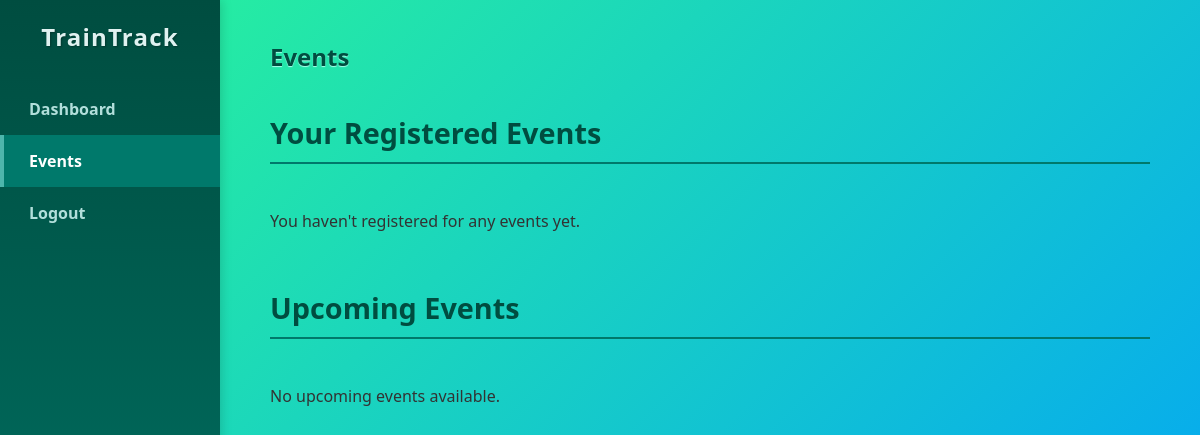
The page /events.php (signed in) on the database as committed earlier.
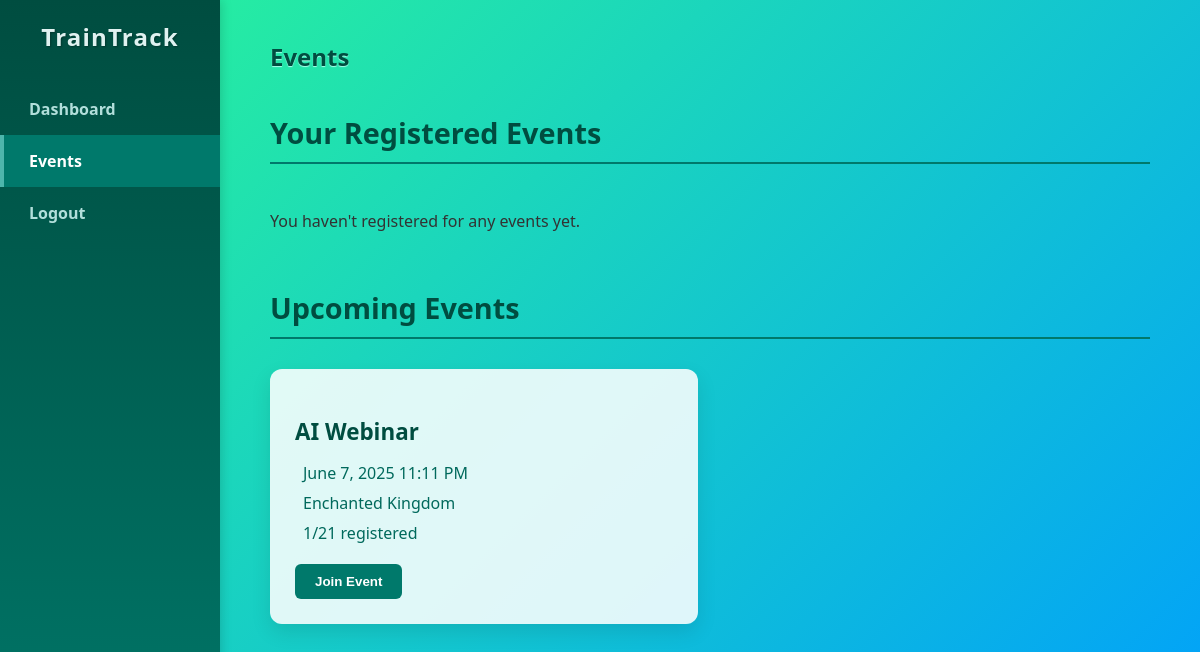
The same page on the database as committed later.
### tables this page shows
CREATE TABLE `events` (
  `id` int(11) NOT NULL,
  `title` varchar(255) NOT NULL,
  `description` text DEFAULT NULL,
  `event_date` datetime NOT NULL,
  `venue` varchar(255) DEFAULT NULL,
  `max_participants` int(11) DEFAULT NULL,
  `created_at` timestamp NOT NULL DEFAULT current_timestamp(),
  `created_by` varchar(50) DEFAULT NULL,
  `status` enum('upcoming','ongoing','completed','cancelled') DEFAULT 'upcoming'
);

### events.php (the view, shortened to what this page needs)
<?php
require 'config.php';
$student_id = $_SESSION['student_id'];
$stmt = $conn->prepare("
    SELECT e.*,
           COUNT(er.id) as registered_count,
           (SELECT COUNT(*) FROM event_registrations WHERE event_id = e.id AND student_id = ?) as is_registered
    FROM events e
    LEFT JOIN event_registrations er ON e.id = er.event_id
    WHERE e.status = 'upcoming'
    GROUP BY e.id
    ORDER BY e.event_date ASC
");
$stmt->bind_param("s", $student_id);
$stmt->execute();
$upcoming_events = $stmt->get_result();
$stmt = $conn->prepare("
    SELECT e.*, er.ticket_number, er.registration_date
    FROM events e
    JOIN event_registrations er ON e.id = er.event_id
    WHERE er.student_id = ?
    ORDER BY e.event_date ASC
");
$stmt->bind_param("s", $student_id);
$stmt->execute();
$registered_events = $stmt->get_result();
?>
<!DOCTYPE html>
<html>
<head>
</head>
<body>
<div class="sidebar">
    <h2>TrainTrack</h2>
    <a href="dashboard.php">Dashboard</a>
    <a href="events.php" class="active">Events</a>
    <a href="logout.php">Logout</a>
</div>
<div class="main-content">
    <h2>Events</h2>
    <h3 class="section-title">Your Registered Events</h3>
    <div class="events-grid">
        <?php if ($registered_events->num_rows > 0): ?>
            <?php while ($event = $registered_events->fetch_assoc()): ?>
                <div class="event-card">
                    <h3 class="event-title"><?= htmlspecialchars($event['title']) ?></h3>
                    <div class="event-details">
                        <p><i class="fas fa-calendar"></i> <?= date('F j, Y g:i A', strtotime($event['event_date'])) ?></p>
                        <p><i class="fas fa-map-marker-alt"></i> <?= htmlspecialchars($event['venue']) ?></p>
                        <p><i class="fas fa-ticket-alt"></i> Ticket: <?= htmlspecialchars($event['ticket_number']) ?></p>
                    </div>
                    <div class="event-actions">
                        <a href="generate_ticket.php?event_id=<?= $event['id'] ?>" class="btn btn-secondary">Download Ticket</a>
                    </div>
                </div>
            <?php endwhile; ?>
        <?php else: ?>
            <p>You haven't registered for any events yet.</p>
        <?php endif; ?>
    </div>
    <h3 class="section-title">Upcoming Events</h3>
    <div class="events-grid">
        <?php if ($upcoming_events->num_rows > 0): ?>
            <?php while ($event = $upcoming_events->fetch_assoc()): ?>
                <div class="event-card">
                    <h3 class="event-title"><?= htmlspecialchars($event['title']) ?></h3>
                    <div class="event-details">
                        <p><i class="fas fa-calendar"></i> <?= date('F j, Y g:i A', strtotime($event['event_date'])) ?></p>
                        <p><i class="fas fa-map-marker-alt"></i> <?= htmlspecialchars($event['venue']) ?></p>
                        <p><i class="fas fa-users"></i> <?= $event['registered_count'] ?>/<?= $event['max_participants'] ?> registered</p>
                    </div>
                    <div class="event-actions">
                        <?php if ($event['is_registered']): ?>
                            <button class="btn btn-secondary" disabled>Already Registered</button>
                        <?php else: ?>
                            <form method="POST" style="display: inline;">
                                <button type="submit" class="btn btn-primary" <?= $event['registered_count'] >= $event['max_participants'] ? 'disabled' : '' ?>>
                                    <?= $event['registered_count'] >= $event['max_participants'] ? 'Event Full' : 'Join Event' ?>
                                </button>
                            </form>
                        <?php endif; ?>
                    </div>
                </div>
            <?php endwhile; ?>
        <?php else: ?>
            <p>No upcoming events available.</p>
        <?php endif; ?>
    </div>
</div>
</body>
</html>

### events.php (style rules this page uses)
body, html { margin: 0; padding: 0; font-family: 'Segoe UI', Tahoma, Geneva, Verdana, sans-serif; min-height: 100vh; background: linear-gradient(135deg, #2af598 0%, #009efd 100%); color: #333; }
.sidebar { position: fixed; left: 0; top: 0; width: 220px; height: 100%; background: linear-gradient(180deg, #004d40, #00796b); padding-top: 20px; box-shadow: 2px 0 10px rgba(0,0,0,0.15); z-index: 1000; }
.sidebar h2 { color: #e0f2f1; text-align: center; margin-bottom: 30px; font-weight: 700; font-size: 24px; letter-spacing: 1.2px; text-shadow: 1px 1px 2px rgba(0,0,0,0.3); }
.sidebar a { display: block; color: #b2dfdb; padding: 15px 25px; text-decoration: none; font-weight: 600; border-left: 4px solid transparent; transition: all 0.3s ease; }
.sidebar a.active { background-color: #00796b; color: #fff; border-left: 4px solid #4db6ac; }
.main-content { margin-left: 220px; padding: 40px 50px; box-sizing: border-box; min-height: 100vh; }
h2 { margin-top: 0; color: #004d40; text-shadow: 0 1px 1px #a7ffeb; }
.events-grid { display: grid; grid-template-columns: repeat(auto-fill, minmax(300px, 1fr)); gap: 25px; margin-top: 30px; }
.event-card { background: #ffffffdd; border-radius: 12px; padding: 25px; box-shadow: 0 8px 20px rgba(0,0,0,0.1); transition: transform 0.3s ease, box-shadow 0.3s ease; }
.event-title { color: #004d40; font-size: 1.4rem; font-weight: 700; margin-bottom: 15px; }
.event-details { color: #00695c; margin-bottom: 20px; }
.event-details p { margin: 8px 0; display: flex; align-items: center; gap: 8px; }
.event-actions { display: flex; justify-content: space-between; align-items: center; margin-top: 20px; }
.btn { padding: 10px 20px; border: none; border-radius: 6px; font-weight: 600; cursor: pointer; transition: all 0.3s ease; text-decoration: none; display: inline-block; text-align: center; }
.btn-primary { background: #00796b; color: white; }
.section-title { color: #004d40; font-size: 1.8rem; margin: 40px 0 20px; padding-bottom: 10px; border-bottom: 2px solid #00796b; }

Rows that differ between the two databases and show on the page:
added events: title "AI Webinar", event_date "June 7, 2025 11:11 PM", venue "Enchanted Kingdom", registered_count "1", max_participants "21", shows "Join Event"
Other text that changed with them:
text no longer shown: "No upcoming events available."
